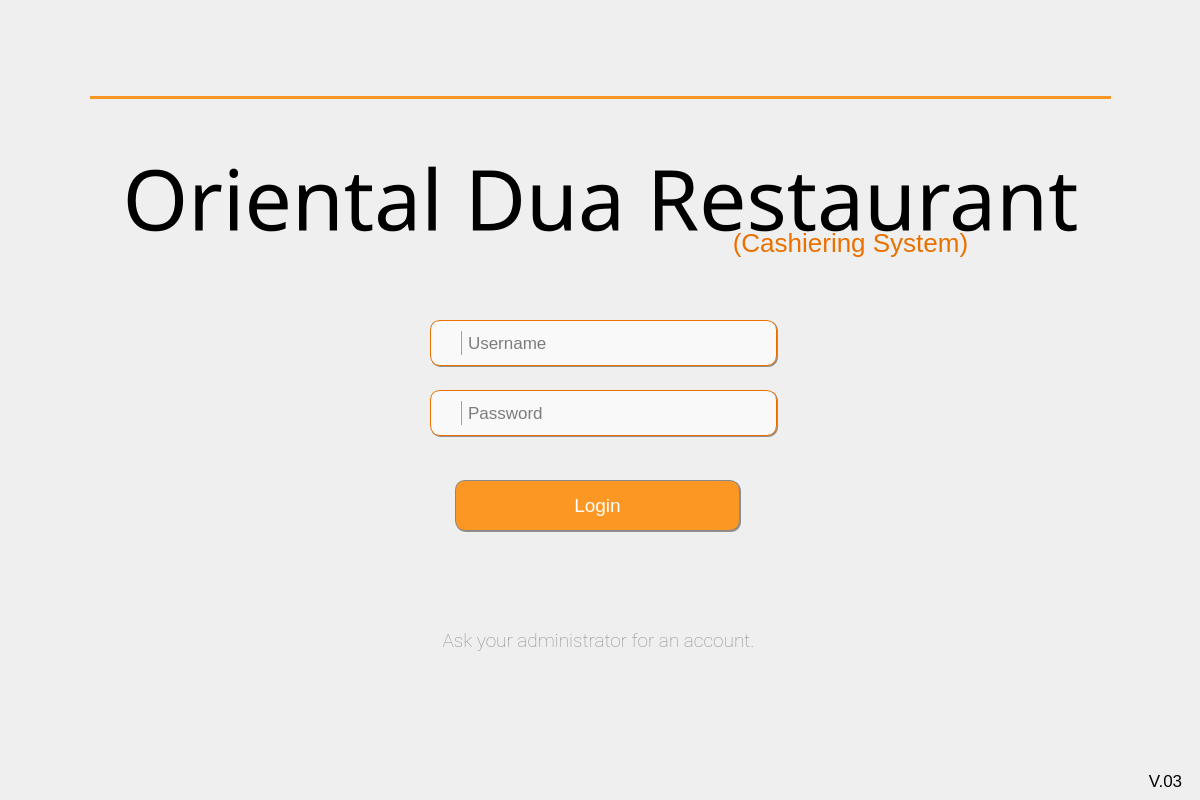
<?xml version="1.0" encoding="UTF-8"?>
<ui version="4.0">
 <class>Dialog</class>
 <widget class="QDialog" name="Dialog">
  <property name="geometry">
   <rect>
    <x>0</x>
    <y>0</y>
    <width>1200</width>
    <height>800</height>
   </rect>
  </property>
  <property name="windowTitle">
   <string>Dialog</string>
  </property>
  <property name="styleSheet">
   <string notr="true">QDialog#Dialog{
rgb(242, 242, 242)
}</string>
  </property>
  <widget class="QLabel" name="title">
   <property name="geometry">
    <rect>
     <x>0</x>
     <y>140</y>
     <width>1201</width>
     <height>121</height>
    </rect>
   </property>
   <property name="styleSheet">
    <string notr="true">QLabel#title{
	color: #000000;
    font-family: Sacramento;
    font-size: 84px;
    font-weight: 400;
    padding-bottom: 5px;
    text-align: center;
}</string>
   </property>
   <property name="text">
    <string>Oriental Dua Restaurant</string>
   </property>
   <property name="alignment">
    <set>Qt::AlignCenter</set>
   </property>
   <property name="wordWrap">
    <bool>true</bool>
   </property>
  </widget>
  <widget class="QLineEdit" name="userfield">
   <property name="geometry">
    <rect>
     <x>430</x>
     <y>320</y>
     <width>347</width>
     <height>46</height>
    </rect>
   </property>
   <property name="styleSheet">
    <string notr="true">QLineEdit#userfield {
	padding-left: 35px;
    border-radius: 10px;
    border: 1px solid rgb(234, 112, 0);  
    background-color: rgba(255, 255, 255, 240);
    font-family: 'Roboto';
	font-size: 17px;
	font-weight: 400;
}
</string>
   </property>
   <property name="placeholderText">
    <string>Username</string>
   </property>
   <property name="cursorMoveStyle">
    <enum>Qt::LogicalMoveStyle</enum>
   </property>
   <property name="clearButtonEnabled">
    <bool>true</bool>
   </property>
  </widget>
  <widget class="QLineEdit" name="passwordfield">
   <property name="geometry">
    <rect>
     <x>430</x>
     <y>390</y>
     <width>347</width>
     <height>46</height>
    </rect>
   </property>
   <property name="styleSheet">
    <string notr="true">QLineEdit#passwordfield {
	padding-left: 35px;
    border-radius: 10px;
    border: 1px solid rgb(234, 112, 0);  
    background-color: rgba(255, 255, 255, 240);
    font-family: 'Roboto';
	font-size: 17px;
	font-weight: 400;
}
</string>
   </property>
   <property name="text">
    <string/>
   </property>
   <property name="echoMode">
    <enum>QLineEdit::Password</enum>
   </property>
   <property name="placeholderText">
    <string>Password</string>
   </property>
   <property name="clearButtonEnabled">
    <bool>true</bool>
   </property>
  </widget>
  <widget class="QPushButton" name="loginbtn">
   <property name="geometry">
    <rect>
     <x>455</x>
     <y>480</y>
     <width>285</width>
     <height>51</height>
    </rect>
   </property>
   <property name="styleSheet">
    <string notr="true">QPushButton{
	color: #FFFFFF;
    background-color: #FB9722;
    width: 85%;
    height: 40px;
	border: 1px solid #888888;
    border-radius: 10px;
	font-family: 'montserrat', sans-serif;
    font-size: 19px;
    font-weight: 400;
}
QPushButton:hover {
	background-color: rgb(255, 167, 25);
}

QPushButton:pressed {
 	background-color: #FB9722;
}</string>
   </property>
   <property name="text">
    <string>Login</string>
   </property>
  </widget>
  <widget class="Line" name="navline">
   <property name="geometry">
    <rect>
     <x>90</x>
     <y>96</y>
     <width>1021</width>
     <height>3</height>
    </rect>
   </property>
   <property name="styleSheet">
    <string notr="true">border:2px solid #FB9722 ;
</string>
   </property>
   <property name="frameShadow">
    <enum>QFrame::Plain</enum>
   </property>
   <property name="orientation">
    <enum>Qt::Horizontal</enum>
   </property>
  </widget>
  <widget class="QLabel" name="error">
   <property name="geometry">
    <rect>
     <x>430</x>
     <y>440</y>
     <width>321</width>
     <height>21</height>
    </rect>
   </property>
   <property name="styleSheet">
    <string notr="true">font: 11pt &quot;MS Shell Dlg 2&quot;;
color: rgb(255, 0, 0);</string>
   </property>
   <property name="text">
    <string/>
   </property>
   <property name="wordWrap">
    <bool>true</bool>
   </property>
  </widget>
  <widget class="QLabel" name="subtitle">
   <property name="geometry">
    <rect>
     <x>720</x>
     <y>210</y>
     <width>261</width>
     <height>71</height>
    </rect>
   </property>
   <property name="styleSheet">
    <string notr="true">QLabel#subtitle{
	color: #EA7000;
    font-family: 'Roboto';
    font-size: 26px;
    font-weight: 400;
    padding-bottom: 5px;
    text-align: center
}</string>
   </property>
   <property name="text">
    <string>(Cashiering System)</string>
   </property>
   <property name="scaledContents">
    <bool>false</bool>
   </property>
   <property name="alignment">
    <set>Qt::AlignCenter</set>
   </property>
   <property name="wordWrap">
    <bool>true</bool>
   </property>
  </widget>
  <widget class="QLabel" name="note">
   <property name="geometry">
    <rect>
     <x>428</x>
     <y>600</y>
     <width>341</width>
     <height>81</height>
    </rect>
   </property>
   <property name="styleSheet">
    <string notr="true">QLabel#note{
    color: #8D8989;
    font-family: Roboto;
    font-size: 19px;
    font-weight: 100;
}</string>
   </property>
   <property name="text">
    <string>Ask your administrator for an account.</string>
   </property>
   <property name="alignment">
    <set>Qt::AlignCenter</set>
   </property>
  </widget>
  <widget class="QLabel" name="username_icon">
   <property name="geometry">
    <rect>
     <x>440</x>
     <y>335</y>
     <width>18</width>
     <height>18</height>
    </rect>
   </property>
   <property name="maximumSize">
    <size>
     <width>18</width>
     <height>18</height>
    </size>
   </property>
   <property name="text">
    <string/>
   </property>
   <property name="pixmap">
    <pixmap resource="../resource.qrc">:/icon/icons/username.png</pixmap>
   </property>
   <property name="scaledContents">
    <bool>true</bool>
   </property>
  </widget>
  <widget class="Line" name="line">
   <property name="geometry">
    <rect>
     <x>453</x>
     <y>330</y>
     <width>16</width>
     <height>26</height>
    </rect>
   </property>
   <property name="styleSheet">
    <string notr="true"/>
   </property>
   <property name="frameShadow">
    <enum>QFrame::Raised</enum>
   </property>
   <property name="orientation">
    <enum>Qt::Vertical</enum>
   </property>
  </widget>
  <widget class="Line" name="line_2">
   <property name="geometry">
    <rect>
     <x>453</x>
     <y>400</y>
     <width>16</width>
     <height>26</height>
    </rect>
   </property>
   <property name="styleSheet">
    <string notr="true"/>
   </property>
   <property name="frameShadow">
    <enum>QFrame::Raised</enum>
   </property>
   <property name="orientation">
    <enum>Qt::Vertical</enum>
   </property>
  </widget>
  <widget class="QLabel" name="password_icon">
   <property name="geometry">
    <rect>
     <x>438</x>
     <y>402</y>
     <width>20</width>
     <height>23</height>
    </rect>
   </property>
   <property name="maximumSize">
    <size>
     <width>25</width>
     <height>25</height>
    </size>
   </property>
   <property name="text">
    <string/>
   </property>
   <property name="pixmap">
    <pixmap resource="../resource.qrc">:/icon/icons/password.png</pixmap>
   </property>
   <property name="scaledContents">
    <bool>true</bool>
   </property>
  </widget>
  <widget class="QLabel" name="label">
   <property name="geometry">
    <rect>
     <x>431</x>
     <y>391</y>
     <width>347</width>
     <height>46</height>
    </rect>
   </property>
   <property name="styleSheet">
    <string notr="true">    border-radius: 10px;
    background-color: rgba(0, 0, 0, 100);
</string>
   </property>
   <property name="text">
    <string/>
   </property>
  </widget>
  <widget class="QLabel" name="label_2">
   <property name="geometry">
    <rect>
     <x>431</x>
     <y>321</y>
     <width>347</width>
     <height>46</height>
    </rect>
   </property>
   <property name="styleSheet">
    <string notr="true">    border-radius: 10px;
    background-color: rgba(0, 0, 0, 100);
</string>
   </property>
   <property name="text">
    <string/>
   </property>
  </widget>
  <widget class="QLabel" name="label_3">
   <property name="geometry">
    <rect>
     <x>456</x>
     <y>481</y>
     <width>285</width>
     <height>51</height>
    </rect>
   </property>
   <property name="styleSheet">
    <string notr="true">    border-radius: 10px;
    background-color: rgba(0, 0, 0, 100);
</string>
   </property>
   <property name="text">
    <string/>
   </property>
  </widget>
  <widget class="QLabel" name="label_7">
   <property name="geometry">
    <rect>
     <x>1140</x>
     <y>770</y>
     <width>51</width>
     <height>21</height>
    </rect>
   </property>
   <property name="styleSheet">
    <string notr="true">QLabel{
   
	color: rgba(0, 0, 0, .35);
    font-family: &quot;Roboto&quot;;
    font-size: 17px;
    font-weight: 400;

}</string>
   </property>
   <property name="text">
    <string>V.03</string>
   </property>
   <property name="alignment">
    <set>Qt::AlignCenter</set>
   </property>
  </widget>
  <zorder>label_3</zorder>
  <zorder>label_2</zorder>
  <zorder>title</zorder>
  <zorder>loginbtn</zorder>
  <zorder>navline</zorder>
  <zorder>error</zorder>
  <zorder>subtitle</zorder>
  <zorder>note</zorder>
  <zorder>label</zorder>
  <zorder>userfield</zorder>
  <zorder>username_icon</zorder>
  <zorder>line</zorder>
  <zorder>passwordfield</zorder>
  <zorder>password_icon</zorder>
  <zorder>line_2</zorder>
  <zorder>label_7</zorder>
 </widget>
 <resources>
  <include location="../resource.qrc"/>
 </resources>
 <connections/>
</ui>
